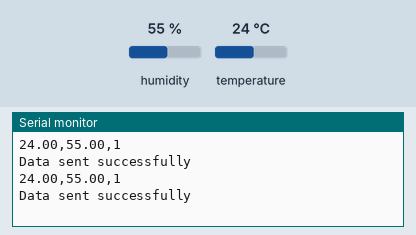
Bench run of a sketch on a simulated Arduino Uno, built with avr-gcc and run on an emulated ATmega328P. Parts: the last lines printed to the serial monitor. The inputs (shaded band) are chosen by the test bench; at power-on: humidity 55 %, temperature 24 °C. No radio packets arrive unless stated.

Above: at 5.8 s.
5.9 s: humidity set to 22 %
At 11.0 s:
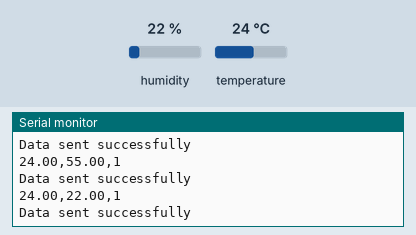
11.9 s: temperature set to 12 °C
At 16.3 s:
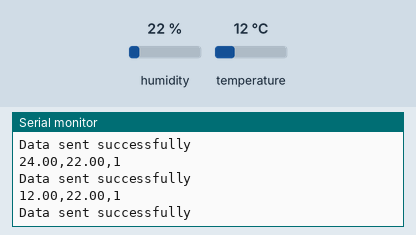
17.9 s: humidity set to 40 %
At 20.4 s:
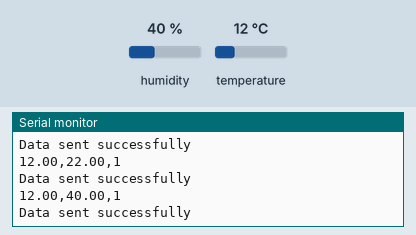
Timing chart, 0 to 21.9 s (numbered marks = the images above; inputs shaded):
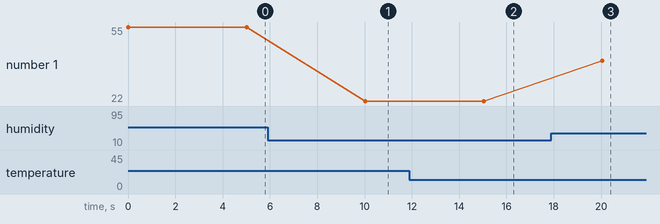

Measured:
- after the input at 5.9 s, the serial monitor: prints a new line after 4.1 s (image 1)
- after the input at 11.9 s, the serial monitor: prints a new line after 3.1 s (image 2)
- after the input at 17.9 s, the serial monitor: prints a new line after 2.1 s (image 3)
- plotted number 1: 55 → 22 after the input at 5.9 s, 22 → 40 after the input at 17.9 s

The sketch:

mTx.ino
```cpp
#include <SPI.h>
#include <RF24.h>
#include<nRF24L01.h>
#include <DHT.h>


#define DHTPIN 2
#define DHTTYPE DHT22
#define PIPE_CNT 6
#define iNodeNum 1 //0~5 {22,23,24,25,26,27}


DHT dht(DHTPIN, DHTTYPE);

RF24 radio(7, 8); // SPI통신을 위한 (CE, CSN) 핀 선언
const uint64_t address[PIPE_CNT]= {0,0xF1F1F0F0E0LL,0xF1F1F0F0E1LL}; // 송신기와 수신기가 동일한 값으로 주소 설정함(5자리,최대 6)
void setup() {
  Serial.begin(9600);
  radio.begin();
  radio.setChannel(0x72);
  radio.openWritingPipe(address[iNodeNum]); // 데이터를 보낼 수신 주소를 설정
  radio.setPALevel(RF24_PA_MIN); // 송신거리에 따른, 전원공급 파워레벨 설정
//(최소) RF24_PA_MIN / RF24_PA_LOW / RF24_PA_HIGH / RF24_PA_MAX (최대) 설정가능
//송신이 약하다고 판단될 경우 nRF24모듈의 GND와 3.3V 단자에 전해콘덴서(10uF이상:+를3.3V연결)사용권장
  radio.powerUp();
  radio.stopListening();
  dht.begin();
}
void loop() {
  char send[32];
  String temp = String(dht.readTemperature(),2);
  String humi= String(dht.readHumidity(),2);

  String text=temp+","+humi+","+iNodeNum;
  Serial.println(text);

  text.toCharArray(send,sizeof(send));

  bool success = radio.write(&send, sizeof(send));
  if(success){
    Serial.println("Data sent successfully");
  }
  else{
    Serial.println("Failed to send Data");
  }

  delay(5000);
}
```
